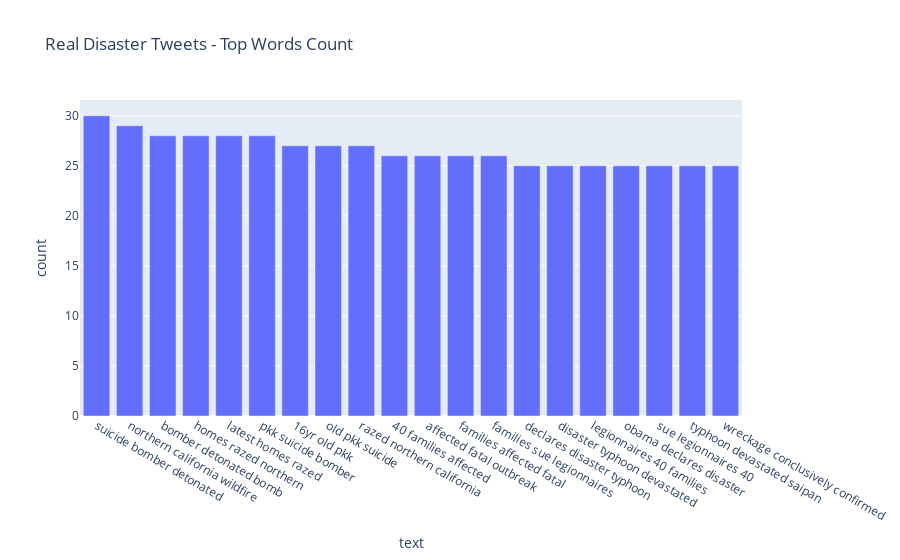

The notebook cell saved with this chart:
### Code cell
df2 = pd.DataFrame(real_disaster_tweets_counter_trigram,
                   columns = ['text' , 'count'])

fig = px.bar(df2[:20],
             x='text',
             y='count',
             title="Real Disaster Tweets - Top Words Count")
fig.show()

### Figure 1 — Plotly figure (JSON) as saved in the notebook; plotly's stock layout.template omitted (floating-point values rounded to 4 significant figures)
{"data": [{"alignmentgroup": "True", "hovertemplate": "text=%{x}<br>count=%{y}<extra></extra>", "legendgroup": "", "marker": {"color": "#636efa"}, "name": "", "offsetgroup": "", "orientation": "v", "showlegend": false, "textposition": "auto", "type": "bar", "x": ["suicide bomber detonated", "northern california wildfire", "bomber detonated bomb", "homes razed northern", "latest homes razed", "pkk suicide bomber", "16yr old pkk", "old pkk suicide", "razed northern california", "40 families affected", "affected fatal outbreak", "families affected fatal", "families sue legionnaires", "declares disaster typhoon", "disaster typhoon devastated", "legionnaires 40 families", "obama declares disaster", "sue legionnaires 40", "typhoon devastated saipan", "wreckage conclusively confirmed"], "xaxis": "x", "y": [30, 29, 28, 28, 28, 28, 27, 27, 27, 26, 26, 26, 26, 25, 25, 25, 25, 25, 25, 25], "yaxis": "y"}], "layout": {"barmode": "relative", "legend": {"tracegroupgap": 0}, "title": {"text": "Real Disaster Tweets - Top Words Count"}, "xaxis": {"anchor": "y", "domain": [0, 1], "title": {"text": "text"}}, "yaxis": {"anchor": "x", "domain": [0, 1], "title": {"text": "count"}}}}
